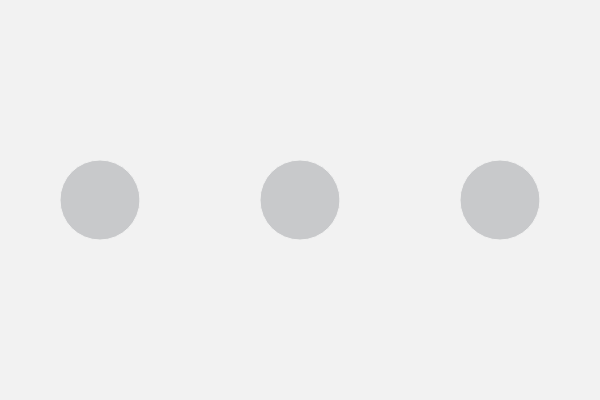
Frame 1 (no input)
Frame 60 (no input): identical to frame 1, image omitted
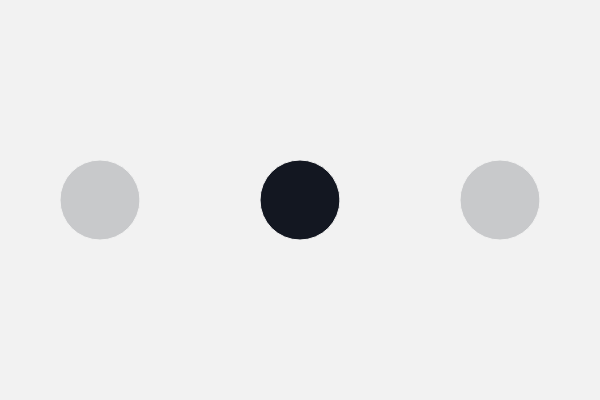
Frame 120 (the mouse pressed at the canvas centre since frame 60)

The p5.js sketch that drew these frames (run headless with seeded random() and noise() and a simulated clock; from frame 60 on, the mouse is pressed at the canvas centre):

// p5.js sketch
// ── sketch.js
const myButtons = [],
  num_buttons = 3,
  buttonXLocations = [100, 300, 500];


function setup() {
  createCanvas(600, 400);

  for (let i = 0; i < num_buttons; i++) {
    myButtons[i] = new MyButton({
      x: buttonXLocations[i],
      y: height * 0.5
    }, 80);
  }
}


function draw() {
  background('#f2f2f2');

  for (let i = 0; i < myButtons.length; i++) {
    myButtons[i].display();
  }
}


function mousePressed() {
  for (let i = 0; i < myButtons.length; i++) {
    if (myButtons[i].checkHover()) {
      myButtons[i].pressed = !myButtons[i].pressed;
      myButtons[i].updateColor();
    }
  }
}


class MyButton {
  constructor(pos, r) {
    this.pos = {
      x: pos.x,
      y: pos.y
    }

    this.r = r;
    this.c = '#13172130';
    this.pressed = false;
  }

  display() {
    push();
    stroke('#f2f2f2');
    fill(this.c);
    ellipse(this.pos.x, this.pos.y, this.r);
    pop();
  }

  checkHover() {
    return ((dist(mouseX, mouseY, this.pos.x, this.pos.y) < this.r / 2));
  }

  updateColor() {
    if (this.pressed) {
      this.c = '#131721';
    } else {
      this.c = '#13172130';
    }
  }
}
